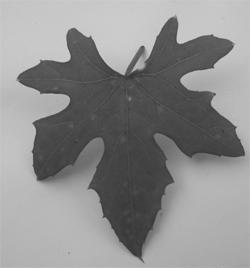
#> input picture Praktikum_Juni 22/Praktikum_Juni 22/daun.jpg, 250 x 268 px
$ jupyter execute Aras.ipynb
#> lines starting #> are read from the running program, lines starting #| are printed output that depends on the picture; after the words box and inside, x2 and y2 are one past the last pixel; in counts of white or black regions, pixels touching at a corner belong together
[cell 1]
import cv2
import numpy as np

[cell 2]
daun = cv2.imread("daun.jpg",0)
#> daun is the input picture: shape (268, 250); min 48, max 223, mean 141.3
tinggi, lebar = daun.shape
#> tinggi = 268; lebar = 250

[cell 3]
cv2.imshow("gambar asli",daun)
cv2.waitKey(0)
cv2.destroyAllWindows()

# Pengambangan Dwi aras
membagi dua area biner (hitam-putih)

[cell 4]
nilai_ambang = 131
daun_hasil = daun.copy()
for x in range (tinggi):
    for y in range (lebar):
        if daun [x,y] < nilai_ambang:
            daun_hasil[x,y] = 0
        else:
            daun_hasil[x,y] = 255
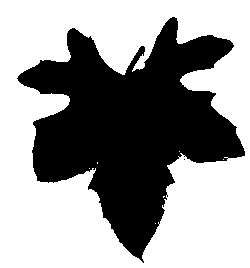
#> daun_hasil: shape (268, 250); 59.9% white; 2 black regions (1 under 20 px), largest, box (x1, y1, x2, y2) and area: (17, 17, 245, 263) 26838

[cell 5]
cv2.imshow("gambar Dwi aras",daun_hasil)
cv2.waitKey(0)
cv2.destroyAllWindows()

# Menentukan nilai ambang

[cell 6]
def titeratif(image):
    tinggi, lebar = image.shape
#> tinggi = 268; lebar = 250
    t0 =  127
    while(True):
        rata_kiri = 0
        rata_kanan = 0
        jum_kiri = 0
        jum_kanan = 0

        for x in range (tinggi):
            for y in range (lebar):
                if (image[x,y] <= 127):
                    rata_kiri = rata_kiri + image[x,y]
                    jum_kiri = jum_kiri +1
                else:
                    rata_kanan = rata_kanan + image[x,y]
                    jum_kanan = jum_kanan +1

        rata_kiri = rata_kiri / jum_kiri
        rata_kanan = rata_kanan /jum_kanan
        t1 = (rata_kiri + rata_kanan)/2

        if((t0-t1)<1) :
            break
        t0 = t1
    return round(t1)

[cell 7]
titeratif(daun)
#> Out = 131

# Aras jamak
membagi area dari banyak area, dengan beberapa nilai ambang

[cell 8]
bentuk = cv2.imread("arasJamak.png",0)
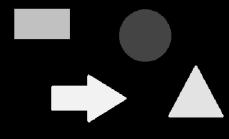
#> input picture Praktikum_Juni 22/Praktikum_Juni 22/arasJamak.png, 229 x 139 px
#> bentuk: shape (139, 229); min 0, max 243, mean 40.3
tinggi, lebar = bentuk.shape
#> tinggi = 139; lebar = 229

[cell 9]
cv2.imshow("gambar asli",bentuk)
cv2.waitKey(0)
cv2.destroyAllWindows()

[cell 10]
def arasJamak (image, t1, t2):
#> called with t1 = 150, t2 = 250
    res = image
    tinggi, lebar = image.shape
#> tinggi = 139; lebar = 229
    for x in range (tinggi):
        for y in range (lebar):
            if (image[x,y]<= t1) or (image[x,y] >= t2):
                res[x,y] = 0
            else:
                res[x,y] = 255
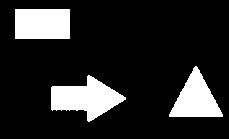
#> res: shape (139, 229); 15.8% white; 3 white regions, box (x1, y1, x2, y2) and area: (51, 75, 126, 122) 1880, (15, 9, 70, 39) 1650, (169, 66, 223, 117) 1489
    return res
